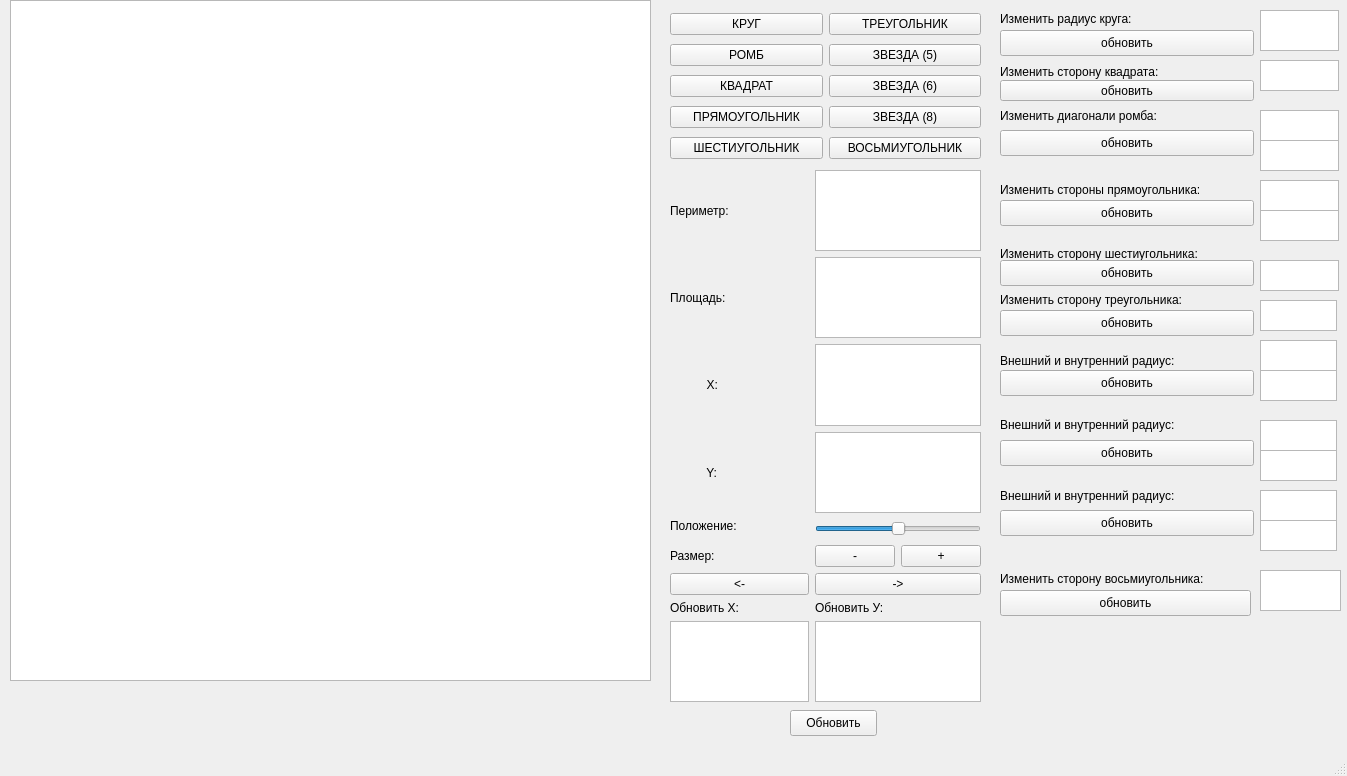
<?xml version="1.0" encoding="UTF-8"?>
<ui version="4.0">
 <class>MainWindow</class>
 <widget class="QMainWindow" name="MainWindow">
  <property name="geometry">
   <rect>
    <x>0</x>
    <y>0</y>
    <width>1347</width>
    <height>776</height>
   </rect>
  </property>
  <property name="windowTitle">
   <string>MainWindow</string>
  </property>
  <widget class="QWidget" name="centralwidget">
   <widget class="QWidget" name="gridLayoutWidget">
    <property name="geometry">
     <rect>
      <x>670</x>
      <y>10</y>
      <width>311</width>
      <height>156</height>
     </rect>
    </property>
    <layout class="QGridLayout" name="gridLayout">
     <item row="4" column="0">
      <widget class="QPushButton" name="pushButton_8">
       <property name="text">
        <string>ШЕСТИУГОЛЬНИК</string>
       </property>
      </widget>
     </item>
     <item row="3" column="0">
      <widget class="QPushButton" name="pushButton_7">
       <property name="text">
        <string>ПРЯМОУГОЛЬНИК</string>
       </property>
      </widget>
     </item>
     <item row="2" column="0">
      <widget class="QPushButton" name="pushButton_4">
       <property name="text">
        <string>КВАДРАТ</string>
       </property>
      </widget>
     </item>
     <item row="1" column="0">
      <widget class="QPushButton" name="pushButton_3">
       <property name="text">
        <string>РОМБ</string>
       </property>
      </widget>
     </item>
     <item row="0" column="0">
      <widget class="QPushButton" name="pushButton">
       <property name="text">
        <string>КРУГ</string>
       </property>
      </widget>
     </item>
     <item row="0" column="1">
      <widget class="QPushButton" name="pushButton_2">
       <property name="text">
        <string>ТРЕУГОЛЬНИК</string>
       </property>
      </widget>
     </item>
     <item row="1" column="1">
      <widget class="QPushButton" name="pushButton_5">
       <property name="text">
        <string>ЗВЕЗДА (5)</string>
       </property>
      </widget>
     </item>
     <item row="2" column="1">
      <widget class="QPushButton" name="pushButton_6">
       <property name="text">
        <string>ЗВЕЗДА (6)</string>
       </property>
      </widget>
     </item>
     <item row="3" column="1">
      <widget class="QPushButton" name="pushButton_9">
       <property name="text">
        <string>ЗВЕЗДА (8)</string>
       </property>
      </widget>
     </item>
     <item row="4" column="1">
      <widget class="QPushButton" name="pushButton_10">
       <property name="text">
        <string>ВОСЬМИУГОЛЬНИК</string>
       </property>
      </widget>
     </item>
    </layout>
   </widget>
   <widget class="QWidget" name="gridLayoutWidget_2">
    <property name="geometry">
     <rect>
      <x>670</x>
      <y>170</y>
      <width>311</width>
      <height>532</height>
     </rect>
    </property>
    <layout class="QGridLayout" name="gridLayout_2">
     <item row="10" column="0">
      <widget class="QPushButton" name="pushButton_11">
       <property name="text">
        <string>&lt;-</string>
       </property>
      </widget>
     </item>
     <item row="10" column="2">
      <widget class="QPushButton" name="pushButton_12">
       <property name="text">
        <string>-&gt;</string>
       </property>
      </widget>
     </item>
     <item row="4" column="0">
      <widget class="QLabel" name="label_6">
       <property name="text">
        <string>           Y:</string>
       </property>
      </widget>
     </item>
     <item row="5" column="0">
      <widget class="QLabel" name="label_3">
       <property name="text">
        <string>Положение:</string>
       </property>
      </widget>
     </item>
     <item row="12" column="0">
      <widget class="QLabel" name="label_7">
       <property name="text">
        <string>Обновить Х:</string>
       </property>
      </widget>
     </item>
     <item row="12" column="2">
      <widget class="QLabel" name="label_8">
       <property name="text">
        <string>Обновить У:</string>
       </property>
      </widget>
     </item>
     <item row="1" column="0">
      <widget class="QLabel" name="label">
       <property name="text">
        <string>Периметр:</string>
       </property>
      </widget>
     </item>
     <item row="9" column="0">
      <widget class="QLabel" name="label_4">
       <property name="text">
        <string>Размер:</string>
       </property>
      </widget>
     </item>
     <item row="2" column="0">
      <widget class="QLabel" name="label_2">
       <property name="text">
        <string>Площадь:</string>
       </property>
      </widget>
     </item>
     <item row="5" column="2" rowspan="2">
      <widget class="QSlider" name="horizontalSlider">
       <property name="maximum">
        <number>100</number>
       </property>
       <property name="value">
        <number>50</number>
       </property>
       <property name="orientation">
        <enum>Qt::Horizontal</enum>
       </property>
      </widget>
     </item>
     <item row="3" column="0">
      <widget class="QLabel" name="label_5">
       <property name="text">
        <string>           X:</string>
       </property>
      </widget>
     </item>
     <item row="3" column="2">
      <widget class="QTextBrowser" name="textBrowser_3"/>
     </item>
     <item row="1" column="2">
      <widget class="QTextBrowser" name="textBrowser">
       <property name="enabled">
        <bool>true</bool>
       </property>
       <property name="mouseTracking">
        <bool>false</bool>
       </property>
      </widget>
     </item>
     <item row="4" column="2">
      <widget class="QTextBrowser" name="textBrowser_4"/>
     </item>
     <item row="13" column="0">
      <widget class="QTextEdit" name="textEdit"/>
     </item>
     <item row="13" column="2">
      <widget class="QTextEdit" name="textEdit_2"/>
     </item>
     <item row="9" column="2">
      <layout class="QHBoxLayout" name="horizontalLayout">
       <item>
        <widget class="QPushButton" name="pushButton_14">
         <property name="text">
          <string>-</string>
         </property>
        </widget>
       </item>
       <item>
        <widget class="QPushButton" name="pushButton_15">
         <property name="text">
          <string>+</string>
         </property>
        </widget>
       </item>
      </layout>
     </item>
     <item row="2" column="2">
      <widget class="QTextBrowser" name="textBrowser_2">
       <property name="mouseTracking">
        <bool>false</bool>
       </property>
      </widget>
     </item>
    </layout>
   </widget>
   <widget class="QGraphicsView" name="graphicsView">
    <property name="geometry">
     <rect>
      <x>10</x>
      <y>0</y>
      <width>641</width>
      <height>681</height>
     </rect>
    </property>
   </widget>
   <widget class="QPushButton" name="pushButton_13">
    <property name="geometry">
     <rect>
      <x>790</x>
      <y>710</y>
      <width>87</width>
      <height>26</height>
     </rect>
    </property>
    <property name="text">
     <string>Обновить</string>
    </property>
   </widget>
   <widget class="QTextEdit" name="textEdit_3">
    <property name="geometry">
     <rect>
      <x>1260</x>
      <y>10</y>
      <width>79</width>
      <height>41</height>
     </rect>
    </property>
   </widget>
   <widget class="QTextEdit" name="textEdit_4">
    <property name="geometry">
     <rect>
      <x>1260</x>
      <y>60</y>
      <width>79</width>
      <height>31</height>
     </rect>
    </property>
   </widget>
   <widget class="QTextEdit" name="textEdit_5">
    <property name="geometry">
     <rect>
      <x>1260</x>
      <y>110</y>
      <width>79</width>
      <height>31</height>
     </rect>
    </property>
   </widget>
   <widget class="QTextEdit" name="textEdit_6">
    <property name="geometry">
     <rect>
      <x>1260</x>
      <y>140</y>
      <width>79</width>
      <height>31</height>
     </rect>
    </property>
   </widget>
   <widget class="QLabel" name="label_9">
    <property name="geometry">
     <rect>
      <x>1000</x>
      <y>10</y>
      <width>254</width>
      <height>18</height>
     </rect>
    </property>
    <property name="text">
     <string>Изменить радиус круга:</string>
    </property>
   </widget>
   <widget class="QPushButton" name="pushButton_16">
    <property name="geometry">
     <rect>
      <x>1000</x>
      <y>30</y>
      <width>254</width>
      <height>26</height>
     </rect>
    </property>
    <property name="text">
     <string>обновить</string>
    </property>
   </widget>
   <widget class="QLabel" name="label_10">
    <property name="geometry">
     <rect>
      <x>1000</x>
      <y>60</y>
      <width>254</width>
      <height>24</height>
     </rect>
    </property>
    <property name="text">
     <string>Изменить сторону квадрата:</string>
    </property>
   </widget>
   <widget class="QPushButton" name="pushButton_17">
    <property name="geometry">
     <rect>
      <x>1000</x>
      <y>80</y>
      <width>254</width>
      <height>21</height>
     </rect>
    </property>
    <property name="text">
     <string>обновить</string>
    </property>
   </widget>
   <widget class="QLabel" name="label_11">
    <property name="geometry">
     <rect>
      <x>1000</x>
      <y>100</y>
      <width>254</width>
      <height>32</height>
     </rect>
    </property>
    <property name="text">
     <string>Изменить диагонали ромба:</string>
    </property>
   </widget>
   <widget class="QPushButton" name="pushButton_18">
    <property name="geometry">
     <rect>
      <x>1000</x>
      <y>130</y>
      <width>254</width>
      <height>26</height>
     </rect>
    </property>
    <property name="text">
     <string>обновить</string>
    </property>
   </widget>
   <widget class="QLabel" name="label_12">
    <property name="geometry">
     <rect>
      <x>1000</x>
      <y>170</y>
      <width>252</width>
      <height>40</height>
     </rect>
    </property>
    <property name="text">
     <string>Изменить стороны прямоугольника:</string>
    </property>
   </widget>
   <widget class="QPushButton" name="pushButton_19">
    <property name="geometry">
     <rect>
      <x>1000</x>
      <y>200</y>
      <width>254</width>
      <height>26</height>
     </rect>
    </property>
    <property name="text">
     <string>обновить</string>
    </property>
   </widget>
   <widget class="QTextEdit" name="textEdit_7">
    <property name="geometry">
     <rect>
      <x>1260</x>
      <y>180</y>
      <width>79</width>
      <height>31</height>
     </rect>
    </property>
   </widget>
   <widget class="QTextEdit" name="textEdit_8">
    <property name="geometry">
     <rect>
      <x>1260</x>
      <y>210</y>
      <width>79</width>
      <height>31</height>
     </rect>
    </property>
   </widget>
   <widget class="QLabel" name="label_13">
    <property name="geometry">
     <rect>
      <x>1000</x>
      <y>230</y>
      <width>254</width>
      <height>47</height>
     </rect>
    </property>
    <property name="text">
     <string>Изменить сторону шестиугольника:</string>
    </property>
   </widget>
   <widget class="QPushButton" name="pushButton_20">
    <property name="geometry">
     <rect>
      <x>1000</x>
      <y>260</y>
      <width>254</width>
      <height>26</height>
     </rect>
    </property>
    <property name="text">
     <string>обновить</string>
    </property>
   </widget>
   <widget class="QTextEdit" name="textEdit_9">
    <property name="geometry">
     <rect>
      <x>1260</x>
      <y>260</y>
      <width>79</width>
      <height>31</height>
     </rect>
    </property>
   </widget>
   <widget class="QLabel" name="label_15">
    <property name="geometry">
     <rect>
      <x>1000</x>
      <y>320</y>
      <width>254</width>
      <height>81</height>
     </rect>
    </property>
    <property name="text">
     <string>Внешний и внутренний радиус:</string>
    </property>
   </widget>
   <widget class="QPushButton" name="pushButton_22">
    <property name="geometry">
     <rect>
      <x>1000</x>
      <y>370</y>
      <width>254</width>
      <height>26</height>
     </rect>
    </property>
    <property name="text">
     <string>обновить</string>
    </property>
   </widget>
   <widget class="QTextEdit" name="textEdit_11">
    <property name="geometry">
     <rect>
      <x>1260</x>
      <y>340</y>
      <width>77</width>
      <height>31</height>
     </rect>
    </property>
   </widget>
   <widget class="QTextEdit" name="textEdit_12">
    <property name="geometry">
     <rect>
      <x>1260</x>
      <y>370</y>
      <width>77</width>
      <height>31</height>
     </rect>
    </property>
   </widget>
   <widget class="QLabel" name="label_16">
    <property name="geometry">
     <rect>
      <x>1000</x>
      <y>370</y>
      <width>254</width>
      <height>110</height>
     </rect>
    </property>
    <property name="text">
     <string>Внешний и внутренний радиус:</string>
    </property>
   </widget>
   <widget class="QPushButton" name="pushButton_23">
    <property name="geometry">
     <rect>
      <x>1000</x>
      <y>440</y>
      <width>254</width>
      <height>26</height>
     </rect>
    </property>
    <property name="text">
     <string>обновить</string>
    </property>
   </widget>
   <widget class="QTextEdit" name="textEdit_13">
    <property name="geometry">
     <rect>
      <x>1260</x>
      <y>420</y>
      <width>77</width>
      <height>31</height>
     </rect>
    </property>
   </widget>
   <widget class="QTextEdit" name="textEdit_14">
    <property name="geometry">
     <rect>
      <x>1260</x>
      <y>450</y>
      <width>77</width>
      <height>31</height>
     </rect>
    </property>
   </widget>
   <widget class="QLabel" name="label_17">
    <property name="geometry">
     <rect>
      <x>1000</x>
      <y>470</y>
      <width>254</width>
      <height>51</height>
     </rect>
    </property>
    <property name="text">
     <string>Внешний и внутренний радиус:</string>
    </property>
   </widget>
   <widget class="QPushButton" name="pushButton_24">
    <property name="geometry">
     <rect>
      <x>1000</x>
      <y>510</y>
      <width>254</width>
      <height>26</height>
     </rect>
    </property>
    <property name="text">
     <string>обновить</string>
    </property>
   </widget>
   <widget class="QTextEdit" name="textEdit_15">
    <property name="geometry">
     <rect>
      <x>1260</x>
      <y>490</y>
      <width>77</width>
      <height>31</height>
     </rect>
    </property>
   </widget>
   <widget class="QTextEdit" name="textEdit_16">
    <property name="geometry">
     <rect>
      <x>1260</x>
      <y>520</y>
      <width>77</width>
      <height>31</height>
     </rect>
    </property>
   </widget>
   <widget class="QLabel" name="label_18">
    <property name="geometry">
     <rect>
      <x>1000</x>
      <y>170</y>
      <width>254</width>
      <height>259</height>
     </rect>
    </property>
    <property name="text">
     <string>Изменить сторону треугольника:</string>
    </property>
   </widget>
   <widget class="QPushButton" name="pushButton_25">
    <property name="geometry">
     <rect>
      <x>1000</x>
      <y>310</y>
      <width>254</width>
      <height>26</height>
     </rect>
    </property>
    <property name="text">
     <string>обновить</string>
    </property>
   </widget>
   <widget class="QTextEdit" name="textEdit_17">
    <property name="geometry">
     <rect>
      <x>1260</x>
      <y>300</y>
      <width>77</width>
      <height>31</height>
     </rect>
    </property>
   </widget>
   <widget class="QLabel" name="label_14">
    <property name="geometry">
     <rect>
      <x>1000</x>
      <y>570</y>
      <width>271</width>
      <height>18</height>
     </rect>
    </property>
    <property name="text">
     <string>Изменить сторону восьмиугольника:</string>
    </property>
   </widget>
   <widget class="QPushButton" name="pushButton_21">
    <property name="geometry">
     <rect>
      <x>1000</x>
      <y>590</y>
      <width>251</width>
      <height>26</height>
     </rect>
    </property>
    <property name="text">
     <string>обновить</string>
    </property>
   </widget>
   <widget class="QTextEdit" name="textEdit_10">
    <property name="geometry">
     <rect>
      <x>1260</x>
      <y>570</y>
      <width>81</width>
      <height>41</height>
     </rect>
    </property>
   </widget>
  </widget>
  <widget class="QMenuBar" name="menubar">
   <property name="geometry">
    <rect>
     <x>0</x>
     <y>0</y>
     <width>1347</width>
     <height>23</height>
    </rect>
   </property>
  </widget>
  <widget class="QStatusBar" name="statusbar"/>
 </widget>
 <resources/>
 <connections/>
</ui>
